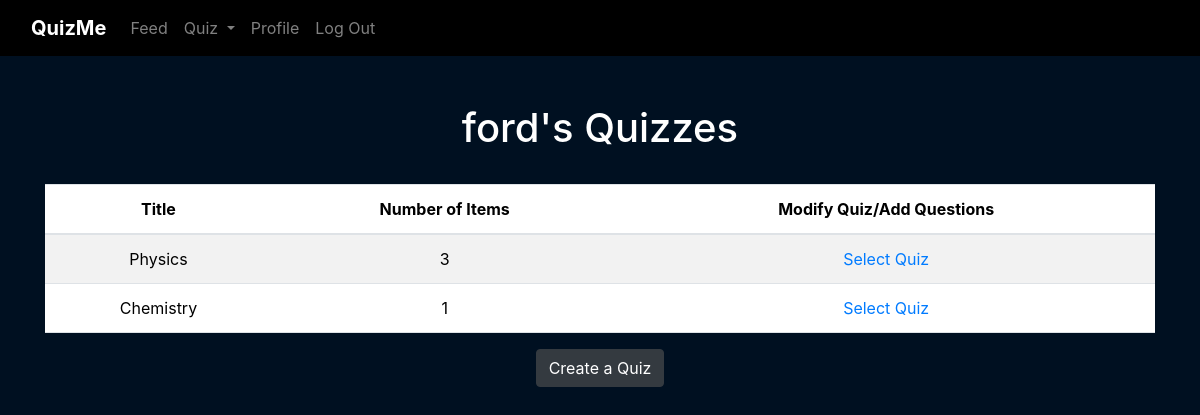
The app's page /quiz/ (signed in), older data.
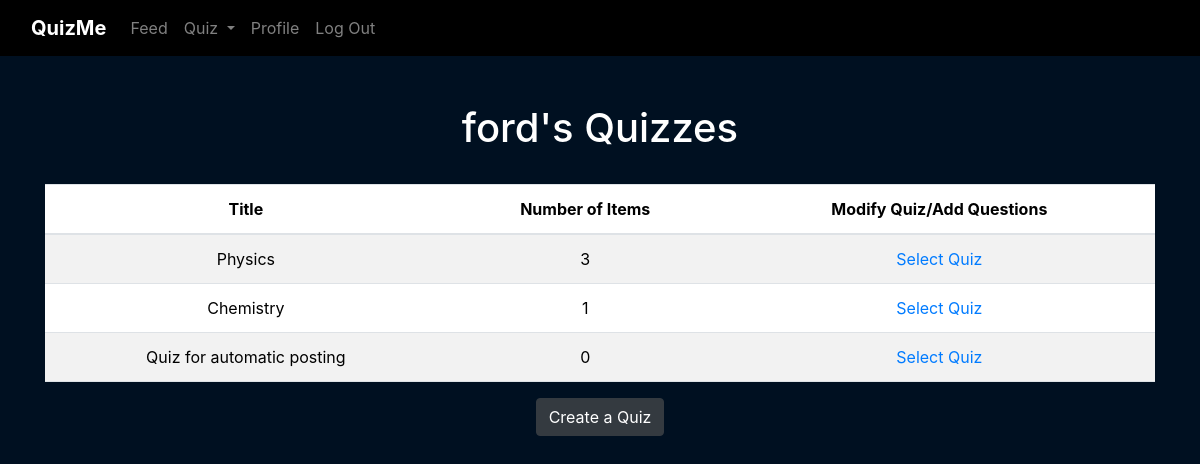
The same page, newer data.
### web_app/models.py (models this page shows)
class User(db.Model, UserMixin):
    __tablename__ = 'users'
    id = db.Column(db.Integer, primary_key=True)
    username = db.Column(db.String(50), nullable=False, unique=True)
    password = db.Column(db.String(500), nullable=False)
    quizzes = db.relationship('Quiz', cascade="all, delete-orphan", backref="user")
    posts = db.relationship('Post', cascade="all, delete-orphan", backref='user')

class Quiz(db.Model):
    __tablename__ = 'quizzes'
    id = db.Column(db.Integer, primary_key=True)
    title = db.Column(db.String(30), nullable=False)
    instructions = db.Column(db.String(1000))
    total_items = db.Column(db.Integer)
    user_id = db.Column(db.Integer, db.ForeignKey('users.id'))
    items = db.relationship('Item', cascade="all, delete-orphan", backref="quiz")

### web_app/blueprints/quiz/routes.py (the view)
@quiz.route('/')
@login_required
def index():
    quizzes = current_user.quizzes
    return render_template('quiz/index.html', quizzes=quizzes)

### web_app/blueprints/quiz/templates/quiz/index.html (shortened to what this page needs)
{% extends "base.html" %}
{% block content %}
    <h1>{{ current_user.username }}'s Quizzes</h1>
    <br>
    <table class="table table-striped">
        <thead>
            <tr>
              <th>Title</th>
              <th>Number of Items</th>
              <th>Modify Quiz/Add Questions</th>
            </tr>
        </thead>
        <tbody>
            {% for quiz in quizzes %}
            <tr>
                <td>{{ quiz.title }}</td>
                <td>{{ quiz.total_items }}</td>
                <td>
                    <a href="{{ url_for('quiz.modify_quiz', quiz_id=quiz.id, quiz_title=quiz.title) }}">Select Quiz</a>
                </td>
            </tr>
            {% endfor %}
        </tbody>
    </table>
    <a href="{{ url_for('quiz.create')}}">
        <button type="button" class="btn btn-dark">Create a Quiz</button>
    </a>
{% endblock %}

### web_app/templates/base.html (shortened to what this page needs)
<!DOCTYPE html>
<html lang="en">
    <head>
        <link href="https://cdn.jsdelivr.net/npm/bootstrap@5.3.3/dist/css/bootstrap.min.css" rel="stylesheet">
        <link rel="stylesheet" href="https://stackpath.bootstrapcdn.com/bootstrap/4.4.1/css/bootstrap.min.css"/>
        <link rel="stylesheet" href="https://stackpath.bootstrapcdn.com/font-awesome/4.7.0/css/font-awesome.min.css"/>
        <link rel="stylesheet" href="{{ url_for('static', filename='css/style.css') }}">
    </head>
    <body>
        <nav class="navbar navbar-expand-lg navbar-dark">
            <div class="container-fluid">
                <a class="navbar-brand" href="{{ url_for('auth.index')}}">QuizMe</a>
                <div class="collapse navbar-collapse" id="navbarNav">
                    <ul class="navbar-nav">
                        {% if not current_user.is_authenticated %}
                            <li class="nav-item">
                                <a class="nav-link" href="{{ url_for('auth.index') }}">Home</a>
                            </li>
                            <li class="nav-item">
                                <a class="nav-link" href="{{ url_for('auth.login') }}">Log In</a>
                            </li>
                            <li class="nav-item">
                                <a class="nav-link" href="{{ url_for('auth.signup')}}">Sign Up</a>
                            </li>
                        {% else %}
                            <li class="nav-item">
                                <a class="nav-link" href="{{ url_for('feed.index') }}">Feed</a>
                            </li>
                            <li class="nav-item dropdown">
                                <a class="nav-link dropdown-toggle" href="#" role="button" data-bs-toggle="dropdown" aria-expanded="false">
                                  Quiz
                                </a>
                              </li>
                            <li class="nav-item">
                                <a class="nav-link" href="{{ url_for('profile.index')}}">Profile</a>
                            </li>
                            <li class="nav-item">
                                <a class="nav-link" href="{{ url_for('auth.logout')}}">Log Out</a>
                            </li>
                        {% endif %}
                    </ul>
                </div>
            </div>
        </nav>
        <main class="container py-5 text-center">
            {% block content %}
            {% endblock %}
        </main>
    </body>
</html>

### web_app/static/css/style.css (style rules this page uses)
.navbar, .dropdown-menu { background-color: black; }
.nav-link { color: gray; }
.navbar-brand, .dropdown-item { color: white; }
.navbar-brand { font-weight: bold; color:white; }
body { background-color: #001021; color: white; }

Row changes from the older to the newer data that the page shows:
added Quiz: title "Quiz for automatic posting", total_items "0"
